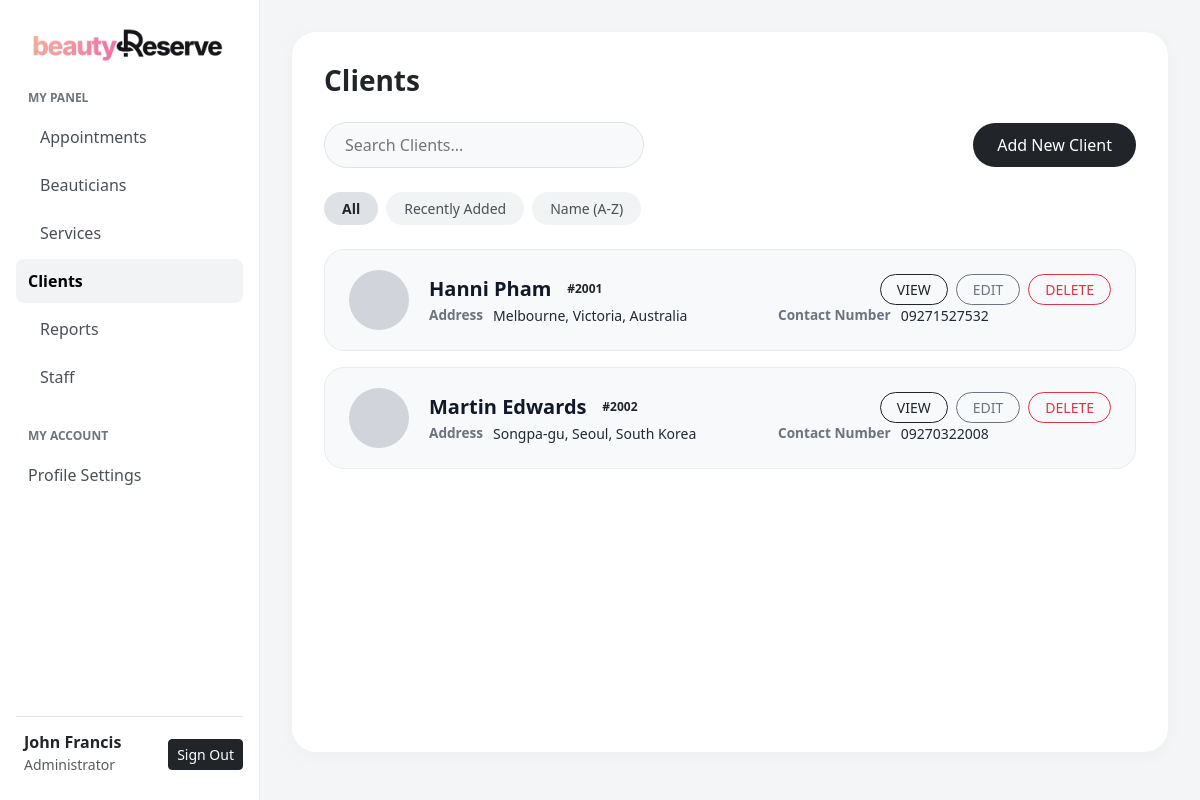
/clients.php, run on the app's committed database.
### tables this page shows
CREATE TABLE `client` (
  `clientID` int(11) NOT NULL,
  `lastName` varchar(50) NOT NULL,
  `firstName` varchar(50) NOT NULL,
  `address` varchar(255) NOT NULL,
  `contactNo` varchar(11) NOT NULL,
  `profileImage` varchar(255) DEFAULT NULL
);

### clients.php (the view, shortened to what this page needs)
<?php
require_once __DIR__ . '/config/database.php';
$result = $conn->query('SELECT * FROM client ORDER BY clientID');
$clients = [];
while ($client = $result->fetch_assoc()) {
    $clients[] = $client;
}
function clientText($value)
{
    return htmlspecialchars((string) $value, ENT_QUOTES);
}
?>
<!DOCTYPE html>
<html lang="en">
<head>
    <link href="https://cdn.jsdelivr.net/npm/bootstrap@5.3.2/dist/css/bootstrap.min.css" rel="stylesheet">
    <link href="css/clients.css" rel="stylesheet">
</head>
<body>
<?php include 'includes/sidebar.php'; ?>
<div class="main-content">
    <div class="dashboard-card">
        <h1 class="fw-bold mb-4" style="font-size: 1.75rem;">Clients</h1>
        <div class="d-flex justify-content-between align-items-center mb-4 flex-wrap gap-3">
            <input type="text" id="searchInput" class="search-pill" placeholder="Search Clients..." oninput="filterClients()">
            <button type="button" class="btn btn-create" onclick="openCreateModal()">Add New Client</button>
        </div>
        <div class="d-flex gap-2 mb-4 flex-wrap">
            <button type="button" class="filter-pill active" onclick="setFilter('All', this)">All</button>
            <button type="button" class="filter-pill" onclick="setFilter('Recent', this)">Recently Added</button>
            <button type="button" class="filter-pill" onclick="setFilter('AZ', this)">Name (A-Z)</button>
        </div>
        <div class="d-flex flex-column gap-3" id="clientsList">
            <?php foreach ($clients as $client): ?>
                <?php
                $profileImage = $client['profileImage'] ?? '';
                if (!preg_match('/^uploads\/clients\/[a-f0-9]{32}\.(jpg|png|webp)$/', $profileImage)
                    || !is_file(__DIR__ . '/' . $profileImage)) $profileImage = '';
                ?>
                <div class="client-row-card client-record" id="client-<?php echo (int) $client['clientID']; ?>"
                     data-id="<?php echo (int) $client['clientID']; ?>"
                     data-first-name="<?php echo clientText($client['firstName']); ?>"
                     data-last-name="<?php echo clientText($client['lastName']); ?>"
                     data-address="<?php echo clientText($client['address']); ?>"
                     data-image="<?php echo clientText($profileImage); ?>"
                     data-contact="<?php echo clientText($client['contactNo']); ?>">
                    <div class="client-avatar-placeholder">
                    </div>
                    <div class="client-info-wrapper">
                        <div class="client-card-header">
                            <div class="d-flex align-items-center gap-2">
                                <h3 class="client-name"><?php echo clientText($client['firstName'] . ' ' . $client['lastName']); ?></h3>
                                <span class="badge bg-light text-dark">#<?php echo (int) $client['clientID']; ?></span>
                            </div>
                            <div class="client-actions">
                                <button type="button" class="btn btn-sm btn-outline-dark px-3 rounded-pill" onclick="viewClient(<?php echo (int) $client['clientID']; ?>)">VIEW</button>
                                <button type="button" class="btn btn-sm btn-outline-secondary px-3 rounded-pill" onclick="editClient(<?php echo (int) $client['clientID']; ?>)">EDIT</button>
                                <form method="POST" action="backend%20logic/clients_backend.php" onsubmit="return confirmClientDelete()" class="d-inline">
                                    <button type="submit" class="btn btn-sm btn-outline-danger px-3 rounded-pill">DELETE</button>
                                </form>
                            </div>
                        </div>
                        <div class="client-details-grid">
                            <div class="client-detail-item"><span class="client-detail-label">Address</span><span class="client-detail-value"><?php echo clientText($client['address']); ?></span></div>
                            <div class="client-detail-item"><span class="client-detail-label">Contact Number</span><span class="client-detail-value"><?php echo clientText($client['contactNo']); ?></span></div>
                        </div>
                    </div>
                </div>
            <?php endforeach; ?>
        </div>
    </div>
</div>
<?php include 'includes/footer.php'; ?>

### css/clients.css (style rules this page uses)
body { background-color: #f4f5f7; font-family: system-ui, -apple-system, "Segoe UI", Roboto, Helvetica, Arial, sans-serif; color: #212529; }
.main-content { margin-left: 260px; padding: 32px; }
.dashboard-card { background-color: #ffffff; border-radius: 24px; padding: 32px; box-shadow: 0 4px 20px rgba(0, 0, 0, 0.03); min-height: 90vh; }
.search-pill { background-color: #f8f9fa; border: 1px solid #dee2e6; border-radius: 50rem; padding: 10px 20px; width: 100%; max-width: 320px; outline: none; }
.btn-create { background-color: #212529; color: #ffffff; border-radius: 50rem; padding: 10px 24px; font-weight: 500; border: none; transition: background-color 0.2s ease; }
.filter-pill { background-color: #f1f3f5; border: none; border-radius: 50rem; padding: 6px 18px; font-size: 0.875rem; color: #495057; font-weight: 500; transition: all 0.2s ease; }
.filter-pill.active { background-color: #dee2e6; color: #212529; font-weight: 600; }
.client-row-card { background-color: #f8f9fa; border: 1px solid #e9ecef; border-radius: 20px; padding: 20px 24px; display: flex; align-items: center; gap: 20px; transition: background-color 0.2s ease, border-color 0.2s ease; }
.client-avatar-placeholder { width: 60px; height: 60px; border-radius: 50%; background-color: #d1d5db; flex-shrink: 0; }
.client-info-wrapper { flex-grow: 1; min-width: 0; display: flex; flex-direction: column; gap: 0; }
.client-card-header { display: flex; flex-wrap: wrap; gap: 8px; justify-content: space-between; align-items: center; }
.client-name { font-size: 1.25rem; line-height: 1.2; font-weight: 700; color: #111827; margin: 0; }
.client-actions { display: flex; gap: 8px; }
.client-details-grid { display: grid; grid-template-columns: repeat(auto-fit, minmax(min(100%, 240px), 1fr)); gap: 16px; align-items: center; }
.client-detail-item { display: flex; flex-wrap: wrap; align-items: center; gap: 10px; }
.client-detail-label { font-size: 0.85rem; font-weight: 600; color: #6b7280; white-space: nowrap; }
.client-detail-value { overflow-wrap: anywhere; font-size: 0.875rem; font-weight: 500; color: #1f2937; }
.client-avatar-placeholder { overflow: hidden; }
.client-actions { flex-wrap: wrap; }

### data on the page
client: firstName+lastName "Hanni Pham", clientID "2001", address "Melbourne, Victoria, Australia", contactNo "09271527532"
client: firstName+lastName "Martin Edwards", clientID "2002", address "Songpa-gu, Seoul, South Korea", contactNo "09270322008"

### other printed values
$_SESSION['user_name'] "John Francis"
$_SESSION['user_role'] "Administrator"
